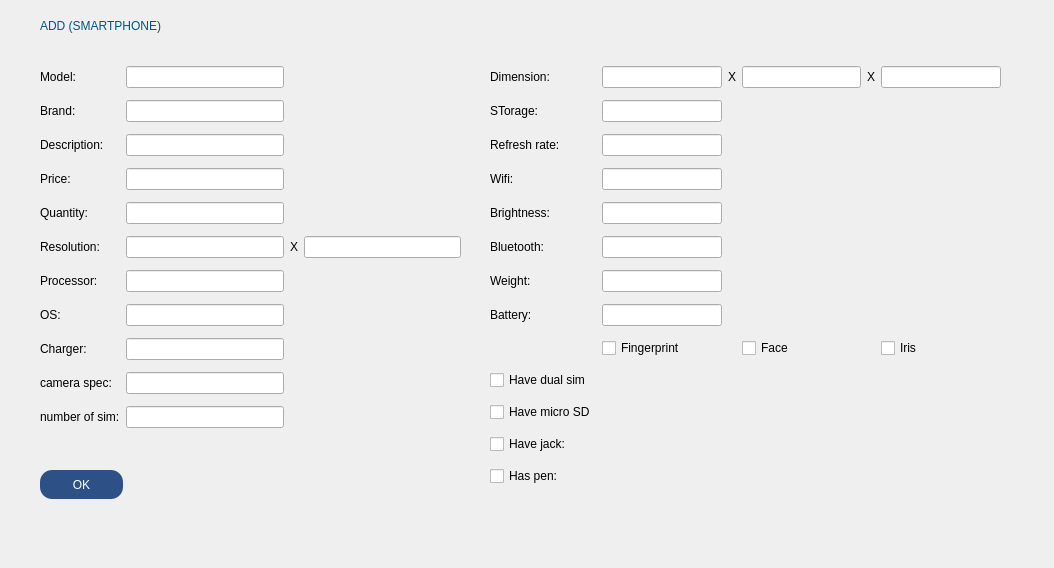
<?xml version="1.0" encoding="UTF-8"?>
<ui version="4.0">
 <class>add_device_phone</class>
 <widget class="QDialog" name="add_device_phone">
  <property name="geometry">
   <rect>
    <x>0</x>
    <y>0</y>
    <width>1054</width>
    <height>568</height>
   </rect>
  </property>
  <property name="windowTitle">
   <string>Dialog</string>
  </property>
  <widget class="QPushButton" name="OK_btn">
   <property name="geometry">
    <rect>
     <x>40</x>
     <y>470</y>
     <width>83</width>
     <height>29</height>
    </rect>
   </property>
   <property name="styleSheet">
    <string notr="true">color: rgb(255, 255, 255);
background: rgb(45, 81, 135);
border-radius: 12px;</string>
   </property>
   <property name="text">
    <string>OK</string>
   </property>
  </widget>
  <widget class="QWidget" name="gridLayoutWidget_3">
   <property name="geometry">
    <rect>
     <x>40</x>
     <y>60</y>
     <width>421</width>
     <height>380</height>
    </rect>
   </property>
   <layout class="QGridLayout" name="gridLayout_3">
    <item row="7" column="0">
     <widget class="QLabel" name="label_12">
      <property name="text">
       <string>OS:</string>
      </property>
     </widget>
    </item>
    <item row="5" column="2">
     <widget class="QLabel" name="label_9">
      <property name="text">
       <string>X</string>
      </property>
     </widget>
    </item>
    <item row="2" column="1">
     <widget class="QLineEdit" name="des_lineEdit"/>
    </item>
    <item row="8" column="1">
     <widget class="QLineEdit" name="charger_lineEdit"/>
    </item>
    <item row="7" column="1">
     <widget class="QLineEdit" name="os_lineEdit"/>
    </item>
    <item row="3" column="0">
     <widget class="QLabel" name="label_6">
      <property name="text">
       <string>Price:</string>
      </property>
     </widget>
    </item>
    <item row="6" column="0">
     <widget class="QLabel" name="label_11">
      <property name="text">
       <string>Processor:</string>
      </property>
     </widget>
    </item>
    <item row="5" column="1">
     <widget class="QLineEdit" name="resolution_lineEdit_1"/>
    </item>
    <item row="1" column="0">
     <widget class="QLabel" name="label_5">
      <property name="text">
       <string>Brand:</string>
      </property>
     </widget>
    </item>
    <item row="9" column="1">
     <widget class="QLineEdit" name="camera_spec_lineEdit"/>
    </item>
    <item row="3" column="1">
     <widget class="QLineEdit" name="price_lineEdit"/>
    </item>
    <item row="8" column="0">
     <widget class="QLabel" name="label_13">
      <property name="text">
       <string>Charger:</string>
      </property>
     </widget>
    </item>
    <item row="9" column="0">
     <widget class="QLabel" name="label_14">
      <property name="text">
       <string>camera spec:</string>
      </property>
     </widget>
    </item>
    <item row="0" column="0">
     <widget class="QLabel" name="label_4">
      <property name="text">
       <string>Model:</string>
      </property>
     </widget>
    </item>
    <item row="4" column="1">
     <widget class="QLineEdit" name="quantity_lineEdit"/>
    </item>
    <item row="4" column="0">
     <widget class="QLabel" name="label_7">
      <property name="text">
       <string>Quantity:</string>
      </property>
     </widget>
    </item>
    <item row="2" column="0">
     <widget class="QLabel" name="label_3">
      <property name="text">
       <string>Description:</string>
      </property>
     </widget>
    </item>
    <item row="5" column="3">
     <widget class="QLineEdit" name="resolution_lineEdit_2"/>
    </item>
    <item row="0" column="1">
     <widget class="QLineEdit" name="model_lineEdit"/>
    </item>
    <item row="1" column="1">
     <widget class="QLineEdit" name="brand_lineEdit"/>
    </item>
    <item row="5" column="0">
     <widget class="QLabel" name="label_8">
      <property name="text">
       <string>Resolution:</string>
      </property>
     </widget>
    </item>
    <item row="6" column="1">
     <widget class="QLineEdit" name="processor_lineEdit"/>
    </item>
    <item row="10" column="0">
     <widget class="QLabel" name="label_15">
      <property name="text">
       <string>number of sim:</string>
      </property>
     </widget>
    </item>
    <item row="10" column="1">
     <widget class="QLineEdit" name="number_sim_lineEdit"/>
    </item>
   </layout>
  </widget>
  <widget class="QWidget" name="gridLayoutWidget_4">
   <property name="geometry">
    <rect>
     <x>490</x>
     <y>60</y>
     <width>511</width>
     <height>442</height>
    </rect>
   </property>
   <layout class="QGridLayout" name="gridLayout_4">
    <item row="7" column="1">
     <widget class="QLineEdit" name="battery_lineEdit">
      <property name="text">
       <string/>
      </property>
     </widget>
    </item>
    <item row="1" column="1">
     <widget class="QLineEdit" name="storage_lineEdit"/>
    </item>
    <item row="0" column="5">
     <widget class="QLineEdit" name="dimension3_lineEdit"/>
    </item>
    <item row="3" column="1">
     <widget class="QLineEdit" name="wifi_lineEdit"/>
    </item>
    <item row="4" column="0">
     <widget class="QLabel" name="label_21">
      <property name="text">
       <string>Brightness:</string>
      </property>
     </widget>
    </item>
    <item row="7" column="0">
     <widget class="QLabel" name="label_24">
      <property name="text">
       <string>Battery:</string>
      </property>
     </widget>
    </item>
    <item row="10" column="0">
     <widget class="QCheckBox" name="have_micro_sim_with_controller">
      <property name="text">
       <string>Have micro SD</string>
      </property>
     </widget>
    </item>
    <item row="5" column="0">
     <widget class="QLabel" name="label_22">
      <property name="text">
       <string>Bluetooth:</string>
      </property>
     </widget>
    </item>
    <item row="2" column="0">
     <widget class="QLabel" name="label_19">
      <property name="text">
       <string>Refresh rate:</string>
      </property>
     </widget>
    </item>
    <item row="3" column="0">
     <widget class="QLabel" name="label_20">
      <property name="text">
       <string>Wifi:</string>
      </property>
     </widget>
    </item>
    <item row="11" column="0">
     <widget class="QCheckBox" name="have_jack_with_controller">
      <property name="text">
       <string>Have jack:</string>
      </property>
     </widget>
    </item>
    <item row="1" column="0">
     <widget class="QLabel" name="label_18">
      <property name="text">
       <string>STorage:</string>
      </property>
     </widget>
    </item>
    <item row="0" column="4">
     <widget class="QLabel" name="label_17">
      <property name="text">
       <string>X</string>
      </property>
     </widget>
    </item>
    <item row="2" column="1">
     <widget class="QLineEdit" name="refresh_rate_lineEdit"/>
    </item>
    <item row="9" column="0">
     <widget class="QCheckBox" name="have_dual_sim_with_controller">
      <property name="text">
       <string>Have dual sim</string>
      </property>
     </widget>
    </item>
    <item row="0" column="2">
     <widget class="QLabel" name="label_10">
      <property name="text">
       <string>X</string>
      </property>
     </widget>
    </item>
    <item row="8" column="3">
     <widget class="QCheckBox" name="face_with_controller">
      <property name="text">
       <string>Face</string>
      </property>
     </widget>
    </item>
    <item row="8" column="1">
     <widget class="QCheckBox" name="finger_with_controller">
      <property name="text">
       <string>Fingerprint</string>
      </property>
     </widget>
    </item>
    <item row="6" column="1">
     <widget class="QLineEdit" name="weight_lineEdit">
      <property name="text">
       <string/>
      </property>
     </widget>
    </item>
    <item row="6" column="0">
     <widget class="QLabel" name="label_23">
      <property name="text">
       <string>Weight:</string>
      </property>
     </widget>
    </item>
    <item row="0" column="3">
     <widget class="QLineEdit" name="dimension2_lineEdit"/>
    </item>
    <item row="8" column="5">
     <widget class="QCheckBox" name="iris_with_controller">
      <property name="text">
       <string>Iris</string>
      </property>
     </widget>
    </item>
    <item row="4" column="1">
     <widget class="QLineEdit" name="brightness_lineEdit">
      <property name="text">
       <string/>
      </property>
     </widget>
    </item>
    <item row="5" column="1">
     <widget class="QLineEdit" name="bluetooth_lineEdit">
      <property name="text">
       <string/>
      </property>
     </widget>
    </item>
    <item row="0" column="0">
     <widget class="QLabel" name="label_16">
      <property name="text">
       <string>Dimension:</string>
      </property>
     </widget>
    </item>
    <item row="0" column="1">
     <widget class="QLineEdit" name="dimension1_lineEdit"/>
    </item>
    <item row="12" column="0">
     <widget class="QCheckBox" name="has_pen_with_controller">
      <property name="text">
       <string>Has pen:</string>
      </property>
     </widget>
    </item>
   </layout>
  </widget>
  <widget class="QLabel" name="label">
   <property name="geometry">
    <rect>
     <x>40</x>
     <y>10</y>
     <width>471</width>
     <height>31</height>
    </rect>
   </property>
   <property name="styleSheet">
    <string notr="true">font: 22pt &quot;Tw Cen MT Condensed Extra Bold&quot;;
color: rgb(0, 85, 127);</string>
   </property>
   <property name="text">
    <string>ADD (SMARTPHONE)</string>
   </property>
  </widget>
 </widget>
 <resources/>
 <connections/>
</ui>
